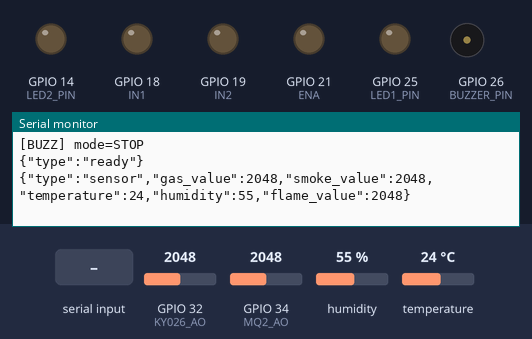
Simulated run of this sketch. Board: ESP32. On the bench: output pins drawn as LEDs (lit = HIGH), buzzer (waves = sounding, pin HIGH), the last lines printed to the serial monitor. The test bench sets the inputs (shaded band); at power-on: GPIO 32 (KY026_AO) = 2048, GPIO 34 (MQ2_AO) = 2048, humidity 55 %, temperature 24 °C.

Above: at 3.7 s.
3.8 s: "START\n" received over Serial
At 5.0 s:
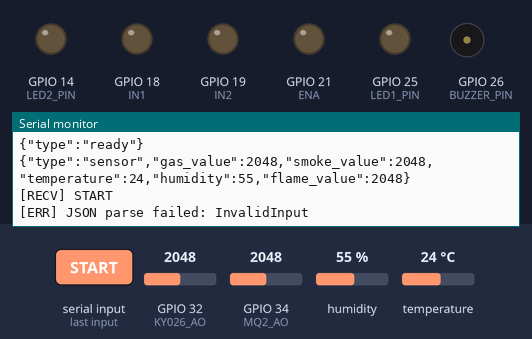
5.3 s: "STOP\n" received over Serial
At 5.9 s:
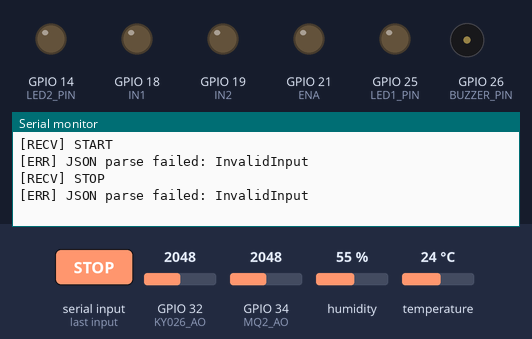
6.8 s: "LOW\n" received over Serial
At 7.5 s:
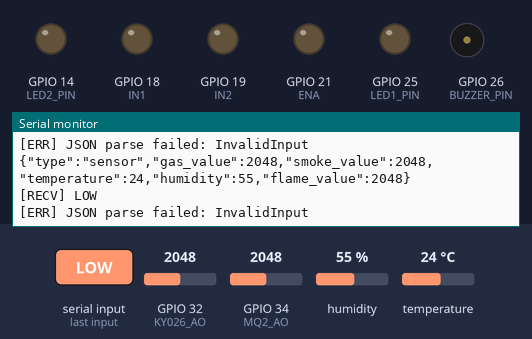

Measured:
- after the input at 3.8 s, the serial monitor: prints a new line at once (image 1)
- after the input at 5.3 s, the serial monitor: prints a new line at once (image 2)
- after the input at 6.8 s, the serial monitor: prints a new line at once (image 3)

The sketch:

esp32_fire_detector.ino
```cpp
#include <ArduinoJson.h>
#include <DHT.h>

#define MQ2_AO     34
#define KY026_AO   32   // active-low: makin kecil = makin banyak api
#define DHT_PIN    27
#define DHT_TYPE   DHT22
#define IN1        18
#define IN2        19
#define ENA        21
#define BUZZER_PIN 26
#define LED1_PIN   25
#define LED2_PIN   14

#define INTERVAL_SEND     3000
#define PREHEAT_MS        2000

#define FAN_OFF     0
#define FAN_LOW     650   // 1023 * 0.63
#define FAN_MEDIUM  800   // 1023 * 0.78
#define FAN_HIGH    1023

bool exhaustAktif = false;
int  fanSpeed     = FAN_OFF;

enum BuzzerMode { BUZZ_OFF, BUZZ_MEDIUM, BUZZ_HIGH };
BuzzerMode buzzerMode    = BUZZ_OFF;
bool       buzzerState   = false;
unsigned long buzzerLast = 0;
#define BUZZ_MED_ON   500
#define BUZZ_MED_OFF  500
#define BUZZ_HIGH_ON  150
#define BUZZ_HIGH_OFF 100

bool       ledAlternate  = false;
unsigned long ledLast    = 0;
#define LED_BLINK_MS  150

unsigned long lastSend = 0;

DHT dht(DHT_PIN, DHT_TYPE);

void setExhaust(String action) {
  action.toUpperCase();
  if (action == "START") action = "HIGH";
  if (action == "STOP")  action = "OFF";

  int pwm = FAN_OFF;
  if (action == "LOW")    pwm = FAN_LOW;
  else if (action == "MEDIUM") pwm = FAN_MEDIUM;
  else if (action == "HIGH")   pwm = FAN_HIGH;

  exhaustAktif = (pwm > 0);
  fanSpeed = pwm;

  digitalWrite(IN1, exhaustAktif ? HIGH : LOW);
  digitalWrite(IN2, LOW);
  ledcWrite(ENA, pwm);
}

void setBuzzer(String mode) {
  mode.toUpperCase();
  if (mode == "HIGH") {
    buzzerMode = BUZZ_HIGH;
  } else if (mode == "MEDIUM") {
    buzzerMode = BUZZ_MEDIUM;
  } else {
    buzzerMode = BUZZ_OFF;
    buzzerState = false;
    digitalWrite(BUZZER_PIN, LOW);
    digitalWrite(LED1_PIN, LOW);
    digitalWrite(LED2_PIN, LOW);
  }
  buzzerLast = millis();
  ledLast = millis();
  Serial.print("[BUZZ] mode=");
  Serial.println(mode);
}

void updateBuzzer() {
  if (buzzerMode == BUZZ_OFF) return;

  unsigned long now = millis();

  if (buzzerMode == BUZZ_HIGH) {
    unsigned long elapsed = now - buzzerLast;
    unsigned long period = buzzerState ? BUZZ_HIGH_ON : BUZZ_HIGH_OFF;
    if (elapsed >= period) {
      buzzerState = !buzzerState;
      digitalWrite(BUZZER_PIN, buzzerState ? HIGH : LOW);
      buzzerLast = now;
    }
    unsigned long ledElapsed = now - ledLast;
    if (ledElapsed >= LED_BLINK_MS) {
      ledAlternate = !ledAlternate;
      digitalWrite(LED1_PIN, ledAlternate ? HIGH : LOW);
      digitalWrite(LED2_PIN, ledAlternate ? LOW : HIGH);
      ledLast = now;
    }
  } else if (buzzerMode == BUZZ_MEDIUM) {
    digitalWrite(LED1_PIN, LOW);
    digitalWrite(LED2_PIN, LOW);
    unsigned long elapsed = now - buzzerLast;
    unsigned long period = buzzerState ? BUZZ_MED_ON : BUZZ_MED_OFF;
    if (elapsed >= period) {
      buzzerState = !buzzerState;
      digitalWrite(BUZZER_PIN, buzzerState ? HIGH : LOW);
      buzzerLast = now;
    }
  }
}

void kirimDataSensor() {
  int nilaiMQ2   = analogRead(MQ2_AO);
  int nilaiApi   = analogRead(KY026_AO);

  float suhu       = dht.readTemperature();
  float kelembaban = dht.readHumidity();

  if (isnan(suhu))       { suhu = 0.0; Serial.println("[WARN] DHT read failed"); }
  if (isnan(kelembaban)) { kelembaban = 0.0; }

  StaticJsonDocument<256> doc;
  doc["type"]        = "sensor";
  doc["gas_value"]   = nilaiMQ2;
  doc["smoke_value"] = nilaiMQ2;
  doc["temperature"] = suhu;
  doc["humidity"]    = kelembaban;
  doc["flame_value"] = nilaiApi;

  String output;
  serializeJson(doc, output);
  Serial.println(output);
}

static String serialBuffer = "";
#define SERIAL_BUFFER_MAX 512

void terimaCommand() {
  while (Serial.available()) {
    char c = Serial.read();
    if (c == '\n') {
      serialBuffer.trim();
      if (serialBuffer.length() > 0) {
        prosesPesan(serialBuffer);
      }
      serialBuffer = "";
    } else if (c != '\r') {
      if (serialBuffer.length() < SERIAL_BUFFER_MAX) {
        serialBuffer += c;
      } else {
        serialBuffer = "";  // overflow protection: discard
      }
    }
  }
}

void prosesPesan(String input) {
  Serial.print("[RECV] ");
  Serial.println(input);

  StaticJsonDocument<256> doc;
  DeserializationError err = deserializeJson(doc, input);
  if (err) {
    Serial.print("[ERR] JSON parse failed: ");
    Serial.println(err.c_str());
    return;
  }

  String target = doc["target"] | "";
  String action = doc["action"] | "";
  int cmdId     = doc["id"] | 0;

  if (target == "exhaust_fan") {
    setExhaust(action);
    Serial.print("[FAN] → ");
    Serial.println(action);
  } else if (target == "buzzer") {
    setBuzzer(action);
  }

  StaticJsonDocument<128> ack;
  ack["type"]    = "ack";
  ack["id"]      = cmdId;
  ack["status"]  = "completed";
  String ackOut;
  serializeJson(ack, ackOut);
  Serial.println(ackOut);
}

void setup() {
  Serial.begin(115200);
  delay(500);

  pinMode(IN1, OUTPUT);
  pinMode(IN2, OUTPUT);
  pinMode(BUZZER_PIN, OUTPUT);
  pinMode(LED1_PIN, OUTPUT);
  pinMode(LED2_PIN, OUTPUT);

  ledcAttach(ENA, 5000, 10);

  setExhaust("OFF");
  setBuzzer("STOP");

  dht.begin();

  delay(PREHEAT_MS);

  StaticJsonDocument<64> ready;
  ready["type"] = "ready";
  String readyOut;
  serializeJson(ready, readyOut);
  Serial.println(readyOut);
}

void loop() {
  unsigned long now = millis();

  if (now - lastSend >= INTERVAL_SEND) {
    lastSend = now;
    kirimDataSensor();
  }

  terimaCommand();

  updateBuzzer();
}
```
